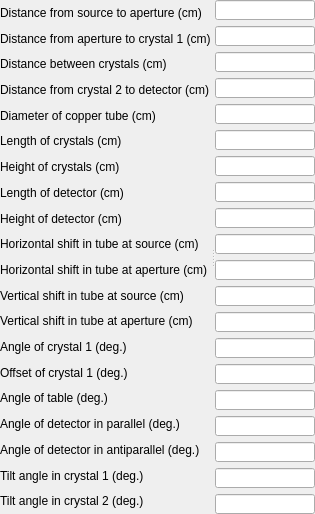
     <widget class="QSplitter" name="geometricalSettings_splitter">
      <property name="sizePolicy">
       <sizepolicy hsizetype="MinimumExpanding" vsizetype="MinimumExpanding">
        <horstretch>1</horstretch>
        <verstretch>1</verstretch>
       </sizepolicy>
      </property>
      <property name="minimumSize">
       <size>
        <width>311</width>
        <height>511</height>
       </size>
      </property>
      <property name="maximumSize">
       <size>
        <width>16777215</width>
        <height>16777215</height>
       </size>
      </property>
      <property name="orientation">
       <enum>Qt::Horizontal</enum>
      </property>
      <property name="opaqueResize">
       <bool>false</bool>
      </property>
      <property name="childrenCollapsible">
       <bool>false</bool>
      </property>
      <widget class="QWidget" name="layoutWidget">
       <layout class="QVBoxLayout" name="geometricalSettingsLabels" stretch="1,1,1,1,1,1,1,1,1,1,1,1,1,1,1,1,1,1,1,1">
        <property name="spacing">
         <number>0</number>
        </property>
        <property name="sizeConstraint">
         <enum>QLayout::SetNoConstraint</enum>
        </property>
        <item>
         <widget class="QLabel" name="distSAP_label">
          <property name="text">
           <string>Distance from source to aperture (cm)</string>
          </property>
         </widget>
        </item>
        <item>
         <widget class="QLabel" name="distAPC1_label">
          <property name="text">
           <string>Distance from aperture to crystal 1 (cm)</string>
          </property>
         </widget>
        </item>
        <item>
         <widget class="QLabel" name="distC1C2_label">
          <property name="text">
           <string>Distance between crystals (cm)</string>
          </property>
         </widget>
        </item>
        <item>
         <widget class="QLabel" name="distC2D_label">
          <property name="text">
           <string>Distance from crystal 2 to detector (cm)</string>
          </property>
         </widget>
        </item>
        <item>
         <widget class="QLabel" name="cuTubeDiam_label">
          <property name="text">
           <string>Diameter of copper tube (cm)</string>
          </property>
         </widget>
        </item>
        <item>
         <widget class="QLabel" name="lengthCs_label">
          <property name="text">
           <string>Length of crystals (cm)</string>
          </property>
         </widget>
        </item>
        <item>
         <widget class="QLabel" name="heightCs_label">
          <property name="text">
           <string>Height of crystals (cm)</string>
          </property>
         </widget>
        </item>
        <item>
         <widget class="QLabel" name="lengthD_label">
          <property name="text">
           <string>Length of detector (cm)</string>
          </property>
         </widget>
        </item>
        <item>
         <widget class="QLabel" name="heightD_label">
          <property name="text">
           <string>Height of detector (cm)</string>
          </property>
         </widget>
        </item>
        <item>
         <widget class="QLabel" name="hshiftTubeS_label">
          <property name="text">
           <string>Horizontal shift in tube at source (cm)</string>
          </property>
         </widget>
        </item>
        <item>
         <widget class="QLabel" name="hshiftTubeAP_label">
          <property name="text">
           <string>Horizontal shift in tube at aperture (cm)</string>
          </property>
         </widget>
        </item>
        <item>
         <widget class="QLabel" name="vshiftTubeS_label">
          <property name="text">
           <string>Vertical shift in tube at source (cm)</string>
          </property>
         </widget>
        </item>
        <item>
         <widget class="QLabel" name="vshiftTubeAP_label">
          <property name="text">
           <string>Vertical shift in tube at aperture (cm)</string>
          </property>
         </widget>
        </item>
        <item>
         <widget class="QLabel" name="angleC1_label">
          <property name="text">
           <string>Angle of crystal 1 (deg.)</string>
          </property>
         </widget>
        </item>
        <item>
         <widget class="QLabel" name="angleOffC1_label">
          <property name="text">
           <string>Offset of crystal 1 (deg.)</string>
          </property>
         </widget>
        </item>
        <item>
         <widget class="QLabel" name="angleTable_label">
          <property name="text">
           <string>Angle of table (deg.)</string>
          </property>
         </widget>
        </item>
        <item>
         <widget class="QLabel" name="angleDP_label">
          <property name="text">
           <string>Angle of detector in parallel (deg.)</string>
          </property>
         </widget>
        </item>
        <item>
         <widget class="QLabel" name="angleDAP_label">
          <property name="text">
           <string>Angle of detector in antiparallel (deg.)</string>
          </property>
         </widget>
        </item>
        <item>
         <widget class="QLabel" name="angleC1tilt_label">
          <property name="text">
           <string>Tilt angle in crystal 1 (deg.)</string>
          </property>
         </widget>
        </item>
        <item>
         <widget class="QLabel" name="angleC2tilt_label">
          <property name="text">
           <string>Tilt angle in crystal 2 (deg.)</string>
          </property>
         </widget>
        </item>
       </layout>
      </widget>
      <widget class="QWidget" name="layoutWidget">
       <layout class="QVBoxLayout" name="geometricalSettingsVals" stretch="1,1,1,1,1,1,1,1,1,1,1,1,1,1,1,1,1,1,1,1">
        <item>
         <widget class="QLineEdit" name="distSAP_val">
          <property name="sizePolicy">
           <sizepolicy hsizetype="Fixed" vsizetype="Fixed">
            <horstretch>0</horstretch>
            <verstretch>0</verstretch>
           </sizepolicy>
          </property>
          <property name="maximumSize">
           <size>
            <width>100</width>
            <height>20</height>
           </size>
          </property>
          <property name="plainText" stdset="0">
           <string/>
          </property>
         </widget>
        </item>
        <item>
         <widget class="QLineEdit" name="distAPC1_val">
          <property name="sizePolicy">
           <sizepolicy hsizetype="Fixed" vsizetype="Fixed">
            <horstretch>0</horstretch>
            <verstretch>0</verstretch>
           </sizepolicy>
          </property>
          <property name="maximumSize">
           <size>
            <width>100</width>
            <height>20</height>
           </size>
          </property>
          <property name="plainText" stdset="0">
           <string/>
          </property>
         </widget>
        </item>
        <item>
         <widget class="QLineEdit" name="distC1C2_val">
          <property name="sizePolicy">
           <sizepolicy hsizetype="Fixed" vsizetype="Fixed">
            <horstretch>0</horstretch>
            <verstretch>0</verstretch>
           </sizepolicy>
          </property>
          <property name="maximumSize">
           <size>
            <width>100</width>
            <height>20</height>
           </size>
          </property>
          <property name="plainText" stdset="0">
           <string/>
          </property>
         </widget>
        </item>
        <item>
         <widget class="QLineEdit" name="distC2D_val">
          <property name="sizePolicy">
           <sizepolicy hsizetype="Fixed" vsizetype="Fixed">
            <horstretch>0</horstretch>
            <verstretch>0</verstretch>
           </sizepolicy>
          </property>
          <property name="maximumSize">
           <size>
            <width>100</width>
            <height>20</height>
           </size>
          </property>
          <property name="plainText" stdset="0">
           <string/>
          </property>
         </widget>
        </item>
        <item>
         <widget class="QLineEdit" name="cuTubeDiam_val">
          <property name="sizePolicy">
           <sizepolicy hsizetype="Fixed" vsizetype="Fixed">
            <horstretch>0</horstretch>
            <verstretch>0</verstretch>
           </sizepolicy>
          </property>
          <property name="maximumSize">
           <size>
            <width>100</width>
            <height>20</height>
           </size>
          </property>
          <property name="plainText" stdset="0">
           <string/>
          </property>
         </widget>
        </item>
        <item>
         <widget class="QLineEdit" name="lengthCs_val">
          <property name="sizePolicy">
           <sizepolicy hsizetype="Fixed" vsizetype="Fixed">
            <horstretch>0</horstretch>
            <verstretch>0</verstretch>
           </sizepolicy>
          </property>
          <property name="maximumSize">
           <size>
            <width>100</width>
            <height>20</height>
           </size>
          </property>
          <property name="plainText" stdset="0">
           <string/>
          </property>
         </widget>
        </item>
        <item>
         <widget class="QLineEdit" name="heightCs_val">
          <property name="sizePolicy">
           <sizepolicy hsizetype="Fixed" vsizetype="Fixed">
            <horstretch>0</horstretch>
            <verstretch>0</verstretch>
           </sizepolicy>
          </property>
          <property name="maximumSize">
           <size>
            <width>100</width>
            <height>20</height>
           </size>
          </property>
          <property name="plainText" stdset="0">
           <string/>
          </property>
         </widget>
        </item>
        <item>
         <widget class="QLineEdit" name="lengthD_val">
          <property name="sizePolicy">
           <sizepolicy hsizetype="Fixed" vsizetype="Fixed">
            <horstretch>0</horstretch>
            <verstretch>0</verstretch>
           </sizepolicy>
          </property>
          <property name="maximumSize">
           <size>
            <width>100</width>
            <height>20</height>
           </size>
          </property>
          <property name="plainText" stdset="0">
           <string/>
          </property>
         </widget>
        </item>
        <item>
         <widget class="QLineEdit" name="heightD_val">
          <property name="sizePolicy">
           <sizepolicy hsizetype="Fixed" vsizetype="Fixed">
            <horstretch>0</horstretch>
            <verstretch>0</verstretch>
           </sizepolicy>
          </property>
          <property name="maximumSize">
           <size>
            <width>100</width>
            <height>20</height>
           </size>
          </property>
          <property name="plainText" stdset="0">
           <string/>
          </property>
         </widget>
        </item>
        <item>
         <widget class="QLineEdit" name="hshiftTubeS_val">
          <property name="sizePolicy">
           <sizepolicy hsizetype="Fixed" vsizetype="Fixed">
            <horstretch>0</horstretch>
            <verstretch>0</verstretch>
           </sizepolicy>
          </property>
          <property name="maximumSize">
           <size>
            <width>100</width>
            <height>20</height>
           </size>
          </property>
          <property name="plainText" stdset="0">
           <string/>
          </property>
         </widget>
        </item>
        <item>
         <widget class="QLineEdit" name="hshiftTubeAP_val">
          <property name="sizePolicy">
           <sizepolicy hsizetype="Fixed" vsizetype="Fixed">
            <horstretch>0</horstretch>
            <verstretch>0</verstretch>
           </sizepolicy>
          </property>
          <property name="maximumSize">
           <size>
            <width>100</width>
            <height>20</height>
           </size>
          </property>
          <property name="plainText" stdset="0">
           <string/>
          </property>
         </widget>
        </item>
        <item>
         <widget class="QLineEdit" name="vshiftTubeS_val">
          <property name="sizePolicy">
           <sizepolicy hsizetype="Fixed" vsizetype="Fixed">
            <horstretch>0</horstretch>
            <verstretch>0</verstretch>
           </sizepolicy>
          </property>
          <property name="maximumSize">
           <size>
            <width>100</width>
            <height>20</height>
           </size>
          </property>
          <property name="plainText" stdset="0">
           <string/>
          </property>
         </widget>
        </item>
        <item>
         <widget class="QLineEdit" name="vshiftTubeAP_val">
          <property name="sizePolicy">
           <sizepolicy hsizetype="Fixed" vsizetype="Fixed">
            <horstretch>0</horstretch>
            <verstretch>0</verstretch>
           </sizepolicy>
          </property>
          <property name="maximumSize">
           <size>
            <width>100</width>
            <height>20</height>
           </size>
          </property>
          <property name="plainText" stdset="0">
           <string/>
          </property>
         </widget>
        </item>
        <item>
         <widget class="QLineEdit" name="angleC1_val">
          <property name="sizePolicy">
           <sizepolicy hsizetype="Fixed" vsizetype="Fixed">
            <horstretch>0</horstretch>
            <verstretch>0</verstretch>
           </sizepolicy>
          </property>
          <property name="maximumSize">
           <size>
            <width>100</width>
            <height>20</height>
           </size>
          </property>
          <property name="plainText" stdset="0">
           <string/>
          </property>
         </widget>
        </item>
        <item>
         <widget class="QLineEdit" name="angleOffC1_val">
          <property name="sizePolicy">
           <sizepolicy hsizetype="Fixed" vsizetype="Fixed">
            <horstretch>0</horstretch>
            <verstretch>0</verstretch>
           </sizepolicy>
          </property>
          <property name="maximumSize">
           <size>
            <width>100</width>
            <height>20</height>
           </size>
          </property>
          <property name="plainText" stdset="0">
           <string/>
          </property>
         </widget>
        </item>
        <item>
         <widget class="QLineEdit" name="angleTable_val">
          <property name="sizePolicy">
           <sizepolicy hsizetype="Fixed" vsizetype="Fixed">
            <horstretch>0</horstretch>
            <verstretch>0</verstretch>
           </sizepolicy>
          </property>
          <property name="maximumSize">
           <size>
            <width>100</width>
            <height>20</height>
           </size>
          </property>
          <property name="plainText" stdset="0">
           <string/>
          </property>
         </widget>
        </item>
        <item>
         <widget class="QLineEdit" name="angleDP_val">
          <property name="sizePolicy">
           <sizepolicy hsizetype="Fixed" vsizetype="Fixed">
            <horstretch>0</horstretch>
            <verstretch>0</verstretch>
           </sizepolicy>
          </property>
          <property name="maximumSize">
           <size>
            <width>100</width>
            <height>20</height>
           </size>
          </property>
          <property name="plainText" stdset="0">
           <string/>
          </property>
         </widget>
        </item>
        <item>
         <widget class="QLineEdit" name="angleDAP_val">
          <property name="sizePolicy">
           <sizepolicy hsizetype="Fixed" vsizetype="Fixed">
            <horstretch>0</horstretch>
            <verstretch>0</verstretch>
           </sizepolicy>
          </property>
          <property name="maximumSize">
           <size>
            <width>100</width>
            <height>20</height>
           </size>
          </property>
          <property name="plainText" stdset="0">
           <string/>
          </property>
         </widget>
        </item>
        <item>
         <widget class="QLineEdit" name="angleC1tilt_val">
          <property name="sizePolicy">
           <sizepolicy hsizetype="Fixed" vsizetype="Fixed">
            <horstretch>0</horstretch>
            <verstretch>0</verstretch>
           </sizepolicy>
          </property>
          <property name="maximumSize">
           <size>
            <width>100</width>
            <height>20</height>
           </size>
          </property>
          <property name="plainText" stdset="0">
           <string/>
          </property>
         </widget>
        </item>
        <item>
         <widget class="QLineEdit" name="angleC2tilt_val">
          <property name="sizePolicy">
           <sizepolicy hsizetype="Fixed" vsizetype="Fixed">
            <horstretch>0</horstretch>
            <verstretch>0</verstretch>
           </sizepolicy>
          </property>
          <property name="maximumSize">
           <size>
            <width>100</width>
            <height>20</height>
           </size>
          </property>
          <property name="plainText" stdset="0">
           <string/>
          </property>
         </widget>
        </item>
       </layout>
      </widget>
     </widget>
